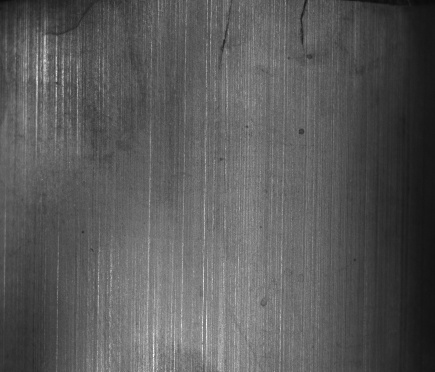
#> input picture Resources/crackTile.jpg, 435 x 372 px
$ python -i pre_processing.py   (imports and definitions only)
#> lines starting #> are read from the running program, lines starting #| are printed output that depends on the picture
#> further down, picture is the input picture: shape (372, 435, 3); min 11, max 254, mean 89.2
import cv2 as cv
import matplotlib.pyplot as plt
import numpy as np


def histogram(imgs, labels):
    r"""
    Create N histograms
    :param imgs: number of images of histograms to be created
    :param labels: number of labes of histograms to be created
    """

    if len(imgs) != len(labels):
        raise Exception("The size of images and labels must be the same")

    count_label = 0
    for img in imgs:
        hist, bin_edges = np.histogram(img, bins=256, range=(0, 255))
        plt.plot(bin_edges[0:-1], hist, label=labels[count_label])
        plt.legend(loc="upper left")
        count_label += 1

    plt.title("Histogram")
    plt.xlabel("Grayscale values")
    plt.ylabel("Pixels")
    plt.xlim([0.0, 255.0])
    plt.show()


def start(img):
    r"""
    Performs pre-processing operations
    :param img: image to be processed
    :return: pre-processed image
    """

    # Normalization
    img_norm = cv.normalize(img, None, alpha=0, beta=255, norm_type=cv.NORM_MINMAX)
    # histogram([img_gray, img_norm], ["Grayscale", "Normalized"])

    # Median filter (noise reduction)
    img_filtered = cv.medianBlur(img_norm, 3)

    # Median value grayscale
    median_value = img_filtered.mean()
#> median_value = 81.52

    # Edge Detection
    img_edge = cv.Canny(img_filtered, 0.66 * median_value, 1.33 * median_value)
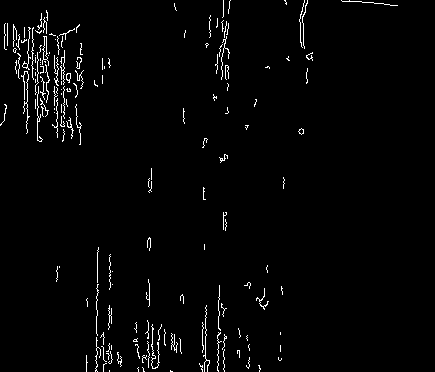
#> img_edge: shape (372, 435); 2.2% white in thin lines or dots

    return img_edge

>>> import cv2
>>> picture = cv2.imread('Resources/crackTile.jpg')
>>> result = start(picture)
